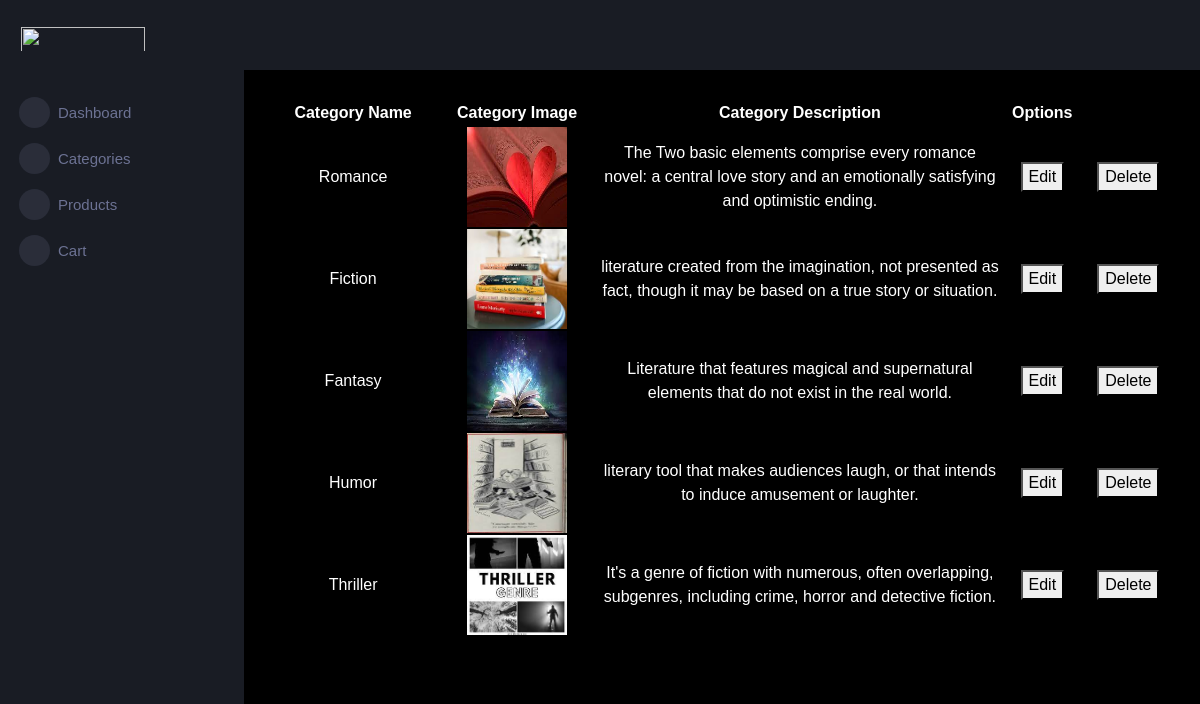
The app's page /bookapp/catedisplaypage/ with its own data.
### bookapp/models.py (models this page shows)
class categorydb(models.Model):
    Name = models.CharField(max_length=100, null=True, blank=True)
    Image = models.ImageField(upload_to="profile", null=True, blank=True)
    Descript = models.CharField(max_length=100, null=True, blank=True)

### bookapp/views.py (the view)
# urls.py: path('catedisplaypage/', views.catedisplaypage, name="catedisplaypage"),
def catedisplaypage(request):
    data = categorydb.objects.all()
    return render(request, "displaycategory.html", {'data': data})

### bookapp/templates/displaycategory.html (shortened to what this page needs)
<!DOCTYPE html>
{% extends 'index.html' %}
{% block content %}
<html lang="en">
<head>
</head>
<body>
<table style="width:100%">
    <tr style="text-align:center">
        <th>Category Name</th>
        <th>Category Image</th>
        <th>Category Description</th>
        <th>Options</th>
    </tr>
    {% for i in data %}
    <tr style="text-align:center">
        <td>{{i.Name}}</td>
        <td>
            <img src="{{i.Image.url}}" height="100px" width="100px">
        </td>
        <td style="width:400px">{{i.Descript}}</td>
        <td>
            <form action="{% url 'editcatepage' dataid=i.id %}">
                <button type="submit">Edit</button>
            </form>
        </td>
        <td>
            <form action="{% url 'delcatepage' dataid=i.id %}">
                <button type="submit" class="btn1">Delete</button>
            </form>
        </td>
    </tr>
    {% endfor %}
</table>
</body>
</html>
{% endblock %}

### records on screen
categorydb: Name "Romance", Image (picture), Descript "The Two basic elements comprise every romance novel: a central love story and an emotionally satisfying and optimistic ending."
categorydb: Name "Fiction", Image (picture), Descript "literature created from the imagination, not presented as fact, though it may be based on a true story or situation."
categorydb: Name "Fantasy", Image (picture), Descript "Literature that features magical and supernatural elements that do not exist in the real world."
categorydb: Name "Humor", Image (picture), Descript "literary tool that makes audiences laugh, or that intends to induce amusement or laughter."
categorydb: Name "Thriller", Image (picture), Descript "It's a genre of fiction with numerous, often overlapping, subgenres, including crime, horror and detective fiction."
